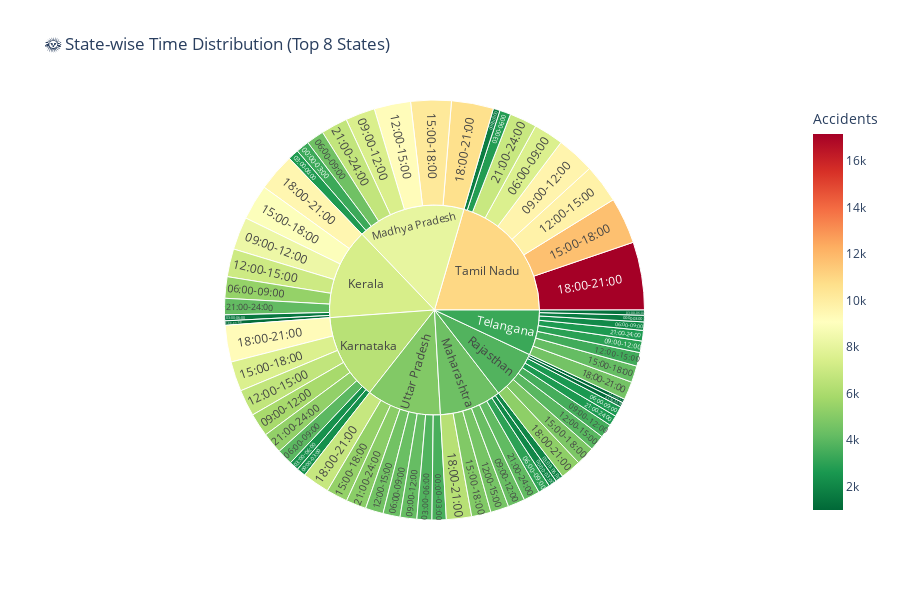

Notebook code for this chart:
### Code cell
# Sunburst chart - State > Time distribution
top_states = time_clean.groupby('State')['Accidents'].sum().nlargest(8).index
sunburst_data = time_clean[time_clean['State'].isin(top_states)]

fig = px.sunburst(sunburst_data, path=['State', 'TimeSlot'], values='Accidents',
                  title='🌞 State-wise Time Distribution (Top 8 States)',
                  color='Accidents', color_continuous_scale='RdYlGn_r')
fig.update_layout(height=600)
fig.show()

### Figure 1 — Plotly figure (JSON) as saved in the notebook; plotly's stock layout.template omitted (floating-point values rounded to 4 significant figures)
{"data": [{"branchvalues": "total", "customdata": [[2312.0], [2370.0], [4005.0], [5908.0], [6706.0], [7545.0], [9265.0], [5328.0], [1103.0], [1495.0], [5411.0], [8282.0], [7063.0], [8937.0], [9542.0], [4148.0], [3330.0], [2714.0], [4468.0], [7476.0], [9217.0], [10230.0], [10610.0], [6718.0], [2065.0], [2000.0], [3005.0], [4288.0], [4612.0], [4892.0], [6368.0], [4117.0], [980.0], [1195.0], [2605.0], [3503.0], [3947.0], [4764.0], [5229.0], [2638.0], [1700.0], [2792.0], [7535.0], [9629.0], [9770.0], [11720.0], [17160.0], [6905.0], [1668.0], [1296.0], [2129.0], [2930.0], [3437.0], [4198.0], [4577.0], [2668.0], [3592.0], [3767.0], [4309.0], [4222.0], [4521.0], [5374.0], [6864.0], [5115.0], [6401.0], [7380.0], [8064.0], [4415.0], [3782.0], [10940.0], [3278.0], [4928.0]], "domain": {"x": [0, 1], "y": [0, 1]}, "hovertemplate": "labels=%{label}<br>Accidents_sum=%{value}<br>parent=%{parent}<br>id=%{id}<br>Accidents=%{color}<extra></extra>", "ids": ["Karnataka/00:00-03:00", "Karnataka/03:00-06:00", "Karnataka/06:00-09:00", "Karnataka/09:00-12:00", "Karnataka/12:00-15:00", "Karnataka/15:00-18:00", "Karnataka/18:00-21:00", "Karnataka/21:00-24:00", "Kerala/00:00-03:00", "Kerala/03:00-06:00", "Kerala/06:00-09:00", "Kerala/09:00-12:00", "Kerala/12:00-15:00", "Kerala/15:00-18:00", "Kerala/18:00-21:00", "Kerala/21:00-24:00", "Madhya Pradesh/00:00-03:00", "Madhya Pradesh/03:00-06:00", "Madhya Pradesh/06:00-09:00", "Madhya Pradesh/09:00-12:00", "Madhya Pradesh/12:00-15:00", "Madhya Pradesh/15:00-18:00", "Madhya Pradesh/18:00-21:00", "Madhya Pradesh/21:00-24:00", "Maharashtra/00:00-03:00", "Maharashtra/03:00-06:00", "Maharashtra/06:00-09:00", "Maharashtra/09:00-12:00", "Maharashtra/12:00-15:00", "Maharashtra/15:00-18:00", "Maharashtra/18:00-21:00", "Maharashtra/21:00-24:00", "Rajasthan/00:00-03:00", "Rajasthan/03:00-06:00", "Rajasthan/06:00-09:00", "Rajasthan/09:00-12:00", "Rajasthan/12:00-15:00", "Rajasthan/15:00-18:00", "Rajasthan/18:00-21:00", "Rajasthan/21:00-24:00", "Tamil Nadu/00:00-03:00", "Tamil Nadu/03:00-06:00", "Tamil Nadu/06:00-09:00", "Tamil Nadu/09:00-12:00", "Tamil Nadu/12:00-15:00", "Tamil Nadu/15:00-18:00", "Tamil Nadu/18:00-21:00", "Tamil Nadu/21:00-24:00", "Telangana/00:00-03:00", "Telangana/03:00-06:00", "Telangana/06:00-09:00", "Telangana/09:00-12:00", "Telangana/12:00-15:00", "Telangana/15:00-18:00", "Telangana/18:00-21:00", "Telangana/21:00-24:00", "Uttar Pradesh/00:00-03:00", "Uttar Pradesh/03:00-06:00", "Uttar Pradesh/06:00-09:00", "Uttar Pradesh/09:00-12:00", "Uttar Pradesh/12:00-15:00", "Uttar Pradesh/15:00-18:00", "Uttar Pradesh/18:00-21:00", "Uttar Pradesh/21:00-24:00", "Karnataka", "Kerala", "Madhya Pradesh", "Maharashtra", "Rajasthan", "Tamil Nadu", "Telangana", "Uttar Pradesh"], "labels": ["00:00-03:00", "03:00-06:00", "06:00-09:00", "09:00-12:00", "12:00-15:00", "15:00-18:00", "18:00-21:00", "21:00-24:00", "00:00-03:00", "03:00-06:00", "06:00-09:00", "09:00-12:00", "12:00-15:00", "15:00-18:00", "18:00-21:00", "21:00-24:00", "00:00-03:00", "03:00-06:00", "06:00-09:00", "09:00-12:00", "12:00-15:00", "15:00-18:00", "18:00-21:00", "21:00-24:00", "00:00-03:00", "03:00-06:00", "06:00-09:00", "09:00-12:00", "12:00-15:00", "15:00-18:00", "18:00-21:00", "21:00-24:00", "00:00-03:00", "03:00-06:00", "06:00-09:00", "09:00-12:00", "12:00-15:00", "15:00-18:00", "18:00-21:00", "21:00-24:00", "00:00-03:00", "03:00-06:00", "06:00-09:00", "09:00-12:00", "12:00-15:00", "15:00-18:00", "18:00-21:00", "21:00-24:00", "00:00-03:00", "03:00-06:00", "06:00-09:00", "09:00-12:00", "12:00-15:00", "15:00-18:00", "18:00-21:00", "21:00-24:00", "00:00-03:00", "03:00-06:00", "06:00-09:00", "09:00-12:00", "12:00-15:00", "15:00-18:00", "18:00-21:00", "21:00-24:00", "Karnataka", "Kerala", "Madhya Pradesh", "Maharashtra", "Rajasthan", "Tamil Nadu", "Telangana", "Uttar Pradesh"], "marker": {"coloraxis": "coloraxis", "colors": [2312.0, 2370.0, 4005.0, 5908.0, 6706.0, 7545.0, 9265.0, 5328.0, 1103.0, 1495.0, 5411.0, 8282.0, 7063.0, 8937.0, 9542.0, 4148.0, 3330.0, 2714.0, 4468.0, 7476.0, 9217.0, 10230.0, 10610.0, 6718.0, 2065.0, 2000.0, 3005.0, 4288.0, 4612.0, 4892.0, 6368.0, 4117.0, 980.0, 1195.0, 2605.0, 3503.0, 3947.0, 4764.0, 5229.0, 2638.0, 1700.0, 2792.0, 7535.0, 9629.0, 9770.0, 11720.0, 17160.0, 6905.0, 1668.0, 1296.0, 2129.0, 2930.0, 3437.0, 4198.0, 4577.0, 2668.0, 3592.0, 3767.0, 4309.0, 4222.0, 4521.0, 5374.0, 6864.0, 5115.0, 6401.0, 7380.0, 8064.0, 4415.0, 3782.0, 10940.0, 3278.0, 4928.0]}, "name": "", "parents": ["Karnataka", "Karnataka", "Karnataka", "Karnataka", "Karnataka", "Karnataka", "Karnataka", "Karnataka", "Kerala", "Kerala", "Kerala", "Kerala", "Kerala", "Kerala", "Kerala", "Kerala", "Madhya Pradesh", "Madhya Pradesh", "Madhya Pradesh", "Madhya Pradesh", "Madhya Pradesh", "Madhya Pradesh", "Madhya Pradesh", "Madhya Pradesh", "Maharashtra", "Maharashtra", "Maharashtra", "Maharashtra", "Maharashtra", "Maharashtra", "Maharashtra", "Maharashtra", "Rajasthan", "Rajasthan", "Rajasthan", "Rajasthan", "Rajasthan", "Rajasthan", "Rajasthan", "Rajasthan", "Tamil Nadu", "Tamil Nadu", "Tamil Nadu", "Tamil Nadu", "Tamil Nadu", "Tamil Nadu", "Tamil Nadu", "Tamil Nadu", "Telangana", "Telangana", "Telangana", "Telangana", "Telangana", "Telangana", "Telangana", "Telangana", "Uttar Pradesh", "Uttar Pradesh", "Uttar Pradesh", "Uttar Pradesh", "Uttar Pradesh", "Uttar Pradesh", "Uttar Pradesh", "Uttar Pradesh", "", "", "", "", "", "", "", ""], "type": "sunburst", "values": [2312.0, 2370.0, 4005.0, 5908.0, 6706.0, 7545.0, 9265.0, 5328.0, 1103.0, 1495.0, 5411.0, 8282.0, 7063.0, 8937.0, 9542.0, 4148.0, 3330.0, 2714.0, 4468.0, 7476.0, 9217.0, 10230.0, 10610.0, 6718.0, 2065.0, 2000.0, 3005.0, 4288.0, 4612.0, 4892.0, 6368.0, 4117.0, 980.0, 1195.0, 2605.0, 3503.0, 3947.0, 4764.0, 5229.0, 2638.0, 1700.0, 2792.0, 7535.0, 9629.0, 9770.0, 11720.0, 17160.0, 6905.0, 1668.0, 1296.0, 2129.0, 2930.0, 3437.0, 4198.0, 4577.0, 2668.0, 3592.0, 3767.0, 4309.0, 4222.0, 4521.0, 5374.0, 6864.0, 5115.0, 43440.0, 45980.0, 54760.0, 31350.0, 24860.0, 67210.0, 22900.0, 37760.0]}], "layout": {"coloraxis": {"colorbar": {"title": {"text": "Accidents"}}, "colorscale": [[0, "rgb(0,104,55)"], [0.1, "rgb(26,152,80)"], [0.2, "rgb(102,189,99)"], [0.3, "rgb(166,217,106)"], [0.4, "rgb(217,239,139)"], [0.5, "rgb(255,255,191)"], [0.6, "rgb(254,224,139)"], [0.7, "rgb(253,174,97)"], [0.8, "rgb(244,109,67)"], [0.9, "rgb(215,48,39)"], [1, "rgb(165,0,38)"]]}, "height": 600, "legend": {"tracegroupgap": 0}, "title": {"text": "🌞 State-wise Time Distribution (Top 8 States)"}}}
